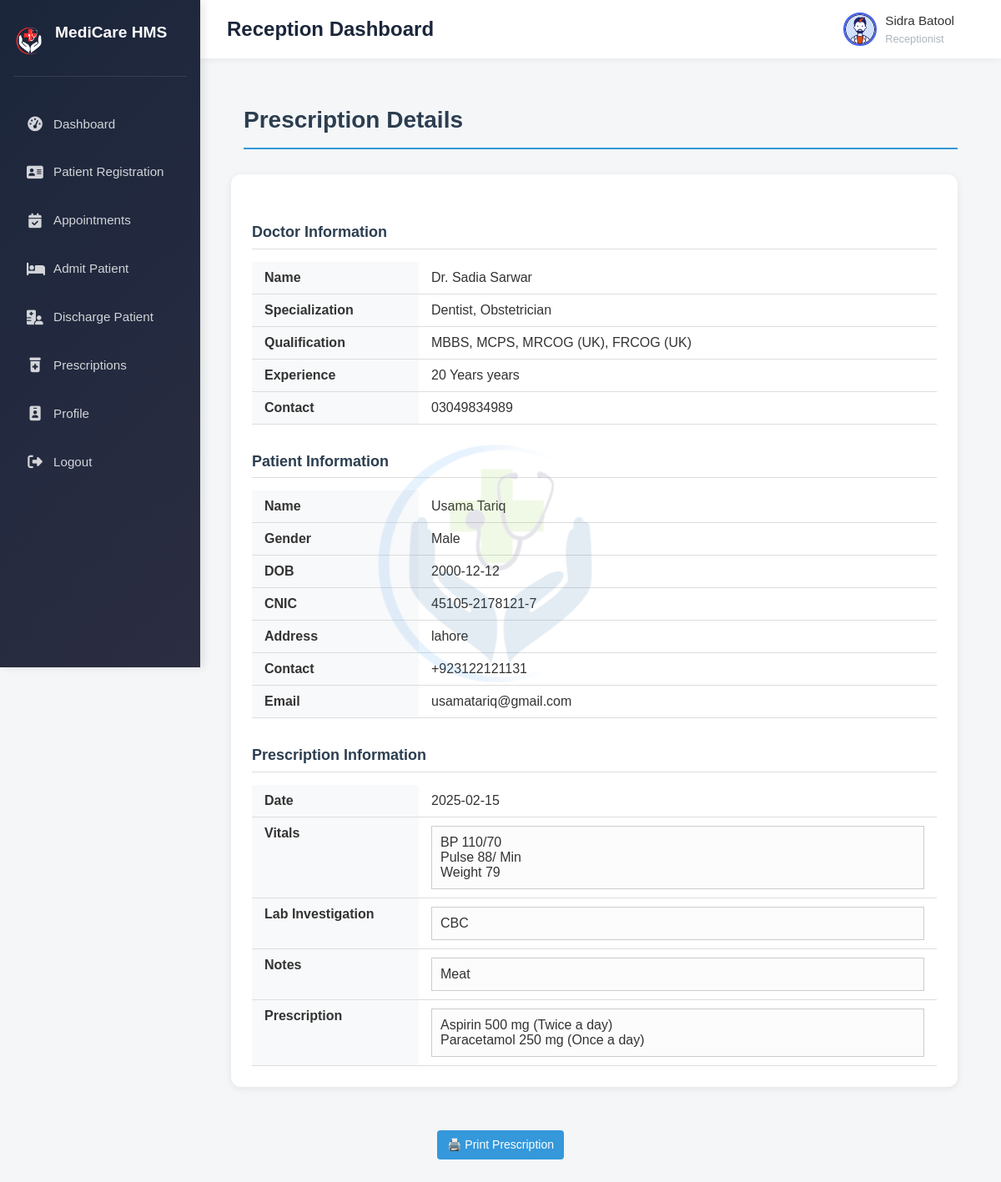
The app's page /Reception/view_prescription.php?id=4 (signed in) with its own data.
### tables this page shows
CREATE TABLE `users` (
  `id` int(11) NOT NULL,
  `name` varchar(80) NOT NULL,
  `username` varchar(80) NOT NULL,
  `password` varchar(80) NOT NULL,
  `role` varchar(80) NOT NULL
);

CREATE TABLE `prescription` (
  `id` int(11) NOT NULL,
  `appointment_id` int(11) NOT NULL,
  `patient_id` int(11) NOT NULL,
  `doctor_id` int(11) NOT NULL,
  `vitals` text NOT NULL,
  `lab_investigation` text NOT NULL,
  `notes` text NOT NULL,
  `prescription` text NOT NULL,
  `date` date NOT NULL
);

CREATE TABLE `doctor` (
  `id` int(11) NOT NULL,
  `user_id` int(11) NOT NULL,
  `dep_id` int(11) NOT NULL,
  `specialization` varchar(80) NOT NULL,
  `qualification` varchar(80) NOT NULL,
  `experience` varchar(80) NOT NULL,
  `designation` varchar(80) NOT NULL,
  `fee` int(11) NOT NULL,
  `gender` varchar(80) NOT NULL,
  `contact` varchar(80) NOT NULL,
  `address` varchar(80) NOT NULL,
  `image` varchar(80) NOT NULL,
  `about` text NOT NULL
);

CREATE TABLE `patient` (
  `id` int(11) NOT NULL,
  `user_id` int(11) NOT NULL,
  `dob` date NOT NULL,
  `gender` varchar(80) NOT NULL,
  `cnic` varchar(80) NOT NULL,
  `address` varchar(80) NOT NULL,
  `contact` varchar(80) NOT NULL,
  `email` varchar(80) NOT NULL
);

### Reception/view_prescription.php (the view, shortened to what this page needs)
<?php
include 'header.php';
include 'navbar.php';
if (isset($_GET['id'])) {
    $appointment_id = $_GET['id'];
    $sql = "SELECT
        p.id AS prescription_id,
        p.vitals,
        p.lab_investigation,
        p.notes,
        p.prescription,
        p.date AS prescription_date,
        u_patient.name AS patient_name,
        pt.dob, pt.gender, pt.cnic, pt.address, pt.contact, pt.email,
        u_doctor.name AS doctor_name,
        d.specialization,
        d.qualification,
        d.experience,
        d.contact AS doctor_contact
    FROM prescription p
    JOIN patient pt ON p.patient_id = pt.id
    JOIN users u_patient ON pt.user_id = u_patient.id
    JOIN doctor d ON p.doctor_id = d.id
    JOIN users u_doctor ON d.user_id = u_doctor.id
    WHERE p.appointment_id = '$appointment_id'";
    $result = mysqli_query($con, $sql);
    $row = mysqli_fetch_assoc($result);
}
?>
<!DOCTYPE html>
<html lang="en">
<head>
</head>
<body>
  <main class="main-content" id="print_data">
    <div class="page-header">
      <h1>Prescription Details</h1>
    </div>
    <div class="container">
      <div class="section-title">Doctor Information</div>
      <table>
        <tr><th>Name</th><td><?php echo $row['doctor_name']; ?></td></tr>
        <tr><th>Specialization</th><td><?php echo $row['specialization']; ?></td></tr>
        <tr><th>Qualification</th><td><?php echo $row['qualification']; ?></td></tr>
        <tr><th>Experience</th><td><?php echo $row['experience']; ?> years</td></tr>
        <tr><th>Contact</th><td><?php echo $row['doctor_contact']; ?></td></tr>
      </table>
      <div class="section-title">Patient Information</div>
      <table>
        <tr><th>Name</th><td><?php echo $row['patient_name']; ?></td></tr>
        <tr><th>Gender</th><td><?php echo $row['gender']; ?></td></tr>
        <tr><th>DOB</th><td><?php echo $row['dob']; ?></td></tr>
        <tr><th>CNIC</th><td><?php echo $row['cnic']; ?></td></tr>
        <tr><th>Address</th><td><?php echo $row['address']; ?></td></tr>
        <tr><th>Contact</th><td><?php echo $row['contact']; ?></td></tr>
        <tr><th>Email</th><td><?php echo $row['email']; ?></td></tr>
      </table>
      <div class="section-title">Prescription Information</div>
      <table>
        <tr><th>Date</th><td><?php echo $row['prescription_date']; ?></td></tr>
        <tr><th>Vitals</th><td><div class="notes-box"><?php echo $row['vitals']; ?></div></td></tr>
        <tr><th>Lab Investigation</th><td><div class="notes-box"><?php echo $row['lab_investigation']; ?></div></td></tr>
        <tr><th>Notes</th><td><div class="notes-box"><?php echo $row['notes']; ?></div></td></tr>
        <tr><th>Prescription</th><td><div class="notes-box"><?php echo $row['prescription']; ?></div></td></tr>
      </table>
    </div>
  </main>
    <div class="text-center">
          <a href="#" class="btn" onClick="printdata('print_data')">🖨️ Print Prescription</a>
      </div>
</body>
</html>

### Reception/navbar.php
 <aside class="sidebar">
   <div class="sidebar-brand">
     <img src="../image/logo.png" alt="Hospital Logo">
     <h2>MediCare HMS</h2>
   </div>
   <ul class="sidebar-menu">
     <li><a href="home.php" ><i class="fas fa-tachometer-alt"></i> <span class="menu-text">Dashboard</span></a></li>
     <li><a href="patient_registration.php" ><i class="fa-solid fa-address-card"></i> <span class="menu-text">Patient Registration</span></a></li>
     <li><a href="appointment.php"><i class="fa-solid fa-calendar-check"></i> <span class="menu-text">Appointments</span></a></li>
     <li><a href="admit.php"><i class="fa-solid fa-bed"></i> <span class="menu-text">Admit Patient</span></a></li>
     <li><a href="discharge.php"><i class="fas fa-hospital-user"></i><span class="menu-text">Discharge Patient</span></a></li>
     <li><a href="prescription.php"><i class="fa-solid fa-prescription-bottle-medical"></i> <span class="menu-text">Prescriptions</span></a></li>
     <li><a href="profile.php"><i class="fa-solid fa-id-badge"></i> <span class="menu-text">Profile</span></a></li>
     <li><a href="logout.php"><i class="fa-solid fa-right-from-bracket"></i> <span class="menu-text">Logout</span></a></li>
   </ul>
 </aside>
<header class="header">
   <div class="header-title">
     <h1>Reception Dashboard</h1>
   </div>
   <div class="user-menu">
     <div class="user-info">
       <img src="../image/userlogo.png" alt="Receptionist">
       <div class="user-details">
         <h4><?php echo $receptionist['name'];?></h4>
         <p>Receptionist</p>
       </div>
     </div>
   </div>
 </header>

### css/Reception/reception.css (style rules this page uses)
:root { --primary: #4361ee; --primary-dark: #3a56d4; --secondary: #3f37c9; --dark: #1b263b; --light: #f8f9fa; --success: #4cc9f0; --warning: #f8961e; --danger: #ef233c; --gray: #adb5bd; --gray-dark: #495057; }
* { margin: 0; padding: 0; box-sizing: border-box; }
body { font-family: 'Poppins', sans-serif; background-color: #f5f7fb; color: #333; line-height: 1.6; }
.sidebar { width: 240px; height: 100vh; background: linear-gradient(135deg, var(--dark), #2b2d42); color: white; position: fixed; top: 0; left: 0; padding: 1.5rem 1rem; box-shadow: 4px 0 10px rgba(0,0,0,0.1); z-index: 100; transition: all 0.3s ease; }
.sidebar-brand { display: flex; align-items: center; margin-bottom: 2rem; padding-bottom: 1rem; border-bottom: 1px solid rgba(255,255,255,0.1); }
.sidebar-brand img { width: 40px; margin-right: 10px; }
.sidebar-brand h2 { font-size: 1.2rem; font-weight: 600; }
.sidebar-menu { list-style: none; }
.sidebar-menu li { margin-bottom: 0.5rem; position: relative; }
.sidebar-menu li a { display: flex; align-items: center; color: rgba(255,255,255,0.8); text-decoration: none; padding: 0.8rem 1rem; border-radius: 5px; transition: all 0.3s ease; }
.sidebar-menu li a i { font-size: 1.1rem; margin-right: 12px; width: 20px; text-align: center; }
.sidebar-menu li a .menu-text { font-size: 0.95rem; }
.header { position: fixed; left: 240px; top: 0; width: calc(100% - 240px); height: 70px; background: white; display: flex; align-items: center; justify-content: space-between; padding: 0 2rem; box-shadow: 0 2px 10px rgba(0,0,0,0.05); z-index: 90; transition: all 0.3s ease; }
.header-title h1 { font-size: 1.5rem; font-weight: 600; color: var(--dark); }
.user-menu { display: flex; align-items: center; }
.user-info { display: flex; align-items: center; margin-right: 1.5rem; }
.user-info img { width: 40px; height: 40px; border-radius: 50%; object-fit: cover; margin-right: 10px; border: 2px solid var(--primary); }
.user-details h4 { font-size: 0.95rem; font-weight: 500; }
.user-details p { font-size: 0.8rem; color: var(--gray); }
.main-content { margin-left: 240px; margin-top: 70px; padding: 2rem; min-height: calc(100vh - 70px); transition: all 0.3s ease; }
.page-header { margin-bottom: 30px; border-bottom: 2px solid #3498db; padding-bottom: 10px; }
.page-header h1 { color: #2c3e50; font-size: 28px; }

### Reception/view_prescription.php (style rules this page uses)
body { font-family: Arial, sans-serif; background-color: #f4f6f8; padding: 20px; }
.container { background-color: #fff; padding: 25px; border-radius: 12px; box-shadow: 0 2px 10px rgba(0, 0, 0, 0.08); max-width: 1200px; margin-left: -15px; margin-bottom: 20px; }
.text-center { text-align: center; }
h2 { text-align: center; margin-bottom: 20px; }
.btn { background-color: #3498db; color: white; padding: 6px 12px; text-decoration: none; border-radius: 4px; font-size: 14px; margin-bottom: 15px; display: inline-block; }
table { width: 100%; border-collapse: collapse; margin-top: 15px; }
th, td { padding: 10px 15px; text-align: left; border-bottom: 1px solid #ddd; vertical-align: top; }
th { background-color: #f8f9fa; color: #333; font-weight: bold; width: 200px; }
.section-title { font-size: 18px; margin-top: 30px; margin-bottom: 10px; font-weight: bold; color: #2c3e50; border-bottom: 1px solid #ddd; padding-bottom: 5px; }
.notes-box { background: #fcfcfc; border: 1px solid #ccc; padding: 10px; white-space: pre-wrap; }

### records on screen
users: name "Sidra Batool"
prescription: users.name "Dr. Sadia Sarwar", doctor.specialization "Dentist, Obstetrician", doctor.qualification "MBBS, MCPS, MRCOG (UK), FRCOG (UK)", doctor.experience "20 Years", doctor.contact "03049834989", users.name "Usama Tariq", patient.gender "Male", patient.dob "2000-12-12", patient.cnic "45105-2178121-7", patient.address "lahore", patient.contact "+923122121131", patient.email "usamatariq@gmail.com", date "2025-02-15", vitals "BP 110/70 Pulse 88/ Min Weight 79", lab_investigation "CBC", notes "Meat", prescription "Aspirin 500 mg (Twice a day) Paracetamol 250 mg (Once a day)"
